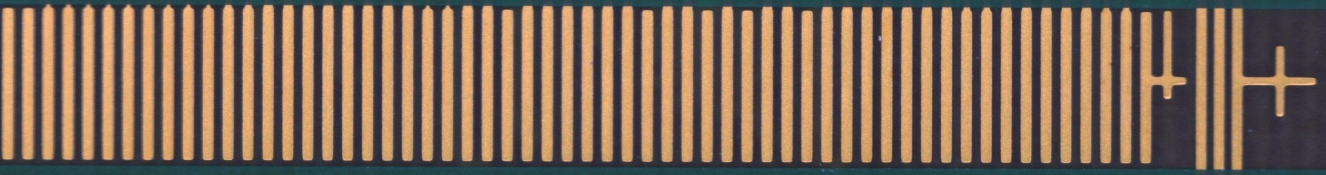
#> input picture PCB_Ins_v2/alg_repo/gold_finger/test_images/pairs/第三对/templ.jpg, 2651 x 350 px, found by its file name (shown at 1/2 size)
$ python peizhun.py   (older library calls are emulated)
#> lines starting #> are read from the running program, lines starting #| are printed output that depends on the picture
#> further down, template_img is the input picture: shape (350, 2651, 3); mean B, G, R 87.4, 105.6, 128.8
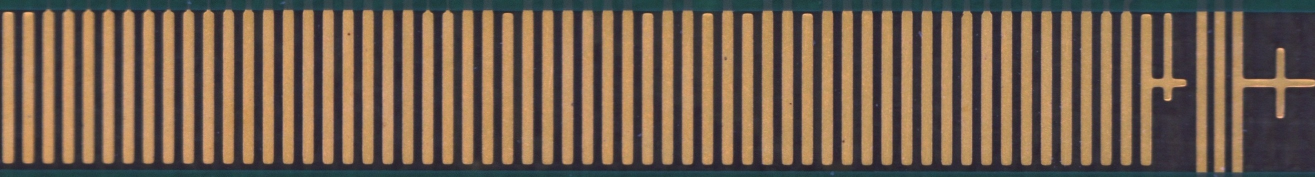
#> input picture PCB_Ins_v2/alg_repo/gold_finger/test_images/pairs/第三对/test.jpg, 2630 x 354 px, found by its file name (shown at 1/2 size)
#> further down, defect_img is the input picture: shape (354, 2630, 3); mean B, G, R 78.3, 95.7, 115.3
# -*- coding: utf-8 -*-
"""
图像配准模块 - 独立精简版
结合相位相关（Phase Correlation）与 ORB 特征匹配的混合配准算法。
"""
import os
import cv2
import numpy as np
from typing import Tuple, Optional, Dict, List

def to_gray(image: np.ndarray) -> np.ndarray:
    if image.ndim == 2:
        return image
    return cv2.cvtColor(image, cv2.COLOR_BGR2GRAY)

def _clip_bbox(
    bbox: Tuple[int, int, int, int],
    shape_hw: Tuple[int, int],
    min_size: int = 64,
) -> Tuple[int, int, int, int]:
    h, w = shape_hw
    x, y, bw, bh = bbox
    x = max(0, min(int(round(x)), max(0, w - 1)))
    y = max(0, min(int(round(y)), max(0, h - 1)))
    bw = max(int(min_size), int(round(bw)))
    bh = max(int(min_size), int(round(bh)))
    x1 = min(w, x + bw)
    y1 = min(h, y + bh)
    x = max(0, x1 - bw)
    y = max(0, y1 - bh)
    return int(x), int(y), int(x1 - x), int(y1 - y)

def _center_crop_bbox(
    shape_hw: Tuple[int, int],
    crop_ratio: float = 0.8,
    min_size: int = 128,
) -> Tuple[int, int, int, int]:
    """返回图像中心 crop_ratio 区域的 bbox"""
    h, w = shape_hw
    crop_ratio = float(max(0.1, min(1.0, crop_ratio)))
    bw = max(int(round(w * crop_ratio)), min_size)
    bh = max(int(round(h * crop_ratio)), min_size)
    x = max(0, (w - bw) // 2)
    y = max(0, (h - bh) // 2)
    return _clip_bbox((x, y, bw, bh), shape_hw, min_size=min_size)

def _warp_affine(image: np.ndarray, mat_aff: np.ndarray, shape_hw: Tuple[int, int]) -> np.ndarray:
    h, w = shape_hw
    # INTER_CUBIC 比 INTER_LINEAR 保留更多高频细节，
    # 亚像素平移重采样后缺陷不至于被明显软化
    return cv2.warpAffine(
        image,
        mat_aff,
        (w, h),
        flags=cv2.INTER_CUBIC,
        borderMode=cv2.BORDER_CONSTANT,
        borderValue=0,
    )

def _apply_bbox_mask(image: np.ndarray, bbox: Optional[Tuple[int, int, int, int]]) -> np.ndarray:
    if bbox is None:
        return image
    out = np.zeros_like(image)
    x, y, bw, bh = [int(round(v)) for v in bbox]
    x0, y0 = max(0, x), max(0, y)
    x1, y1 = min(image.shape[1], x + bw), min(image.shape[0], y + bh)
    if x1 > x0 and y1 > y0:
        out[y0:y1, x0:x1] = image[y0:y1, x0:x1]
    return out

def _decompose_affine_2x3(matrix: np.ndarray) -> Tuple[Tuple[float, float], float, float]:
    a = float(matrix[0, 0])
    c = float(matrix[1, 0])
    tx = float(matrix[0, 2])
    ty = float(matrix[1, 2])
    scale = float(np.sqrt(max(1e-12, a * a + c * c)))
    rotation = float(np.degrees(np.arctan2(c, a)))
    return (tx, ty), rotation, scale

def _shift_within_limit(shift_xy: Tuple[float, float], shape_hw: Tuple[int, int], max_shift_ratio: float) -> bool:
    h, w = shape_hw
    dx, dy = float(shift_xy[0]), float(shift_xy[1])
    return abs(dx) <= float(w) * float(max_shift_ratio) and abs(dy) <= float(h) * float(max_shift_ratio)

def _phase_translate_center(
    moving_gray_f32: np.ndarray,
    template_gray_f32: np.ndarray,
    center_crop_ratio: float = 0.8,
    min_crop_size: int = 128,
) -> Tuple[Tuple[float, float], float, Tuple[int, int, int, int]]:
    """在中心区域进行相位相关计算"""
    h, w = template_gray_f32.shape[:2]
    crop_bbox = _center_crop_bbox((h, w), crop_ratio=center_crop_ratio, min_size=min_crop_size)
    x, y, bw, bh = crop_bbox
    moving_crop = moving_gray_f32[y:y + bh, x:x + bw]
    template_crop = template_gray_f32[y:y + bh, x:x + bw]

    # 汉宁窗抑制 FFT 周期化带来的边界伪峰：不加窗时裁剪边界的强边缘
    # 会污染相关峰，平移量和 response 在临界情况下不稳定
    hann = cv2.createHanningWindow((bw, bh), cv2.CV_32F)
    shift, response = cv2.phaseCorrelate(moving_crop, template_crop, hann)
    return (float(shift[0]), float(shift[1])), float(response), crop_bbox

def _warp_residual_error(
    moving_gray: np.ndarray,
    template_gray: np.ndarray,
    mat_aff: np.ndarray,
    weight: Optional[np.ndarray] = None,
) -> float:
    """用给定仿射 warp 后的（可加权）平均绝对灰度残差，作为候选变换的
    实测配准质量。warp 引入的边界外区域不计入统计。

    weight: 独特性权重图。周期性图案（金手指条纹）错开整数个周期后
    平均残差几乎不变，必须用独特结构（基准标记、板边异形处）加权，
    否则无法区分真对齐与"锁错周期的假对齐"。"""
    h, w = template_gray.shape[:2]
    warped = cv2.warpAffine(moving_gray, mat_aff, (w, h),
                            flags=cv2.INTER_LINEAR, borderValue=0)
    cover = cv2.warpAffine(np.full((moving_gray.shape[0], moving_gray.shape[1]), 255, np.uint8),
                           mat_aff, (w, h), flags=cv2.INTER_NEAREST, borderValue=0)
    m = cover > 0
    if int(m.sum()) < 100:
        return float("inf")
    diff = np.abs(warped.astype(np.float32) - template_gray.astype(np.float32))
    if weight is not None:
        wsum = float(weight[m].sum())
        if wsum > 1e-3:
            return float((diff[m] * weight[m]).sum() / wsum)
    return float(diff[m].mean())


def _horizontal_period(gray: np.ndarray) -> Optional[float]:
    """估计图像的主水平周期（金手指条纹间距）。无显著周期返回 None。"""
    g = gray.astype(np.float32)
    prof = g.mean(axis=0)
    prof -= prof.mean()
    spec = np.abs(np.fft.rfft(prof))
    if spec.size <= 4:
        return None
    spec[:3] = 0.0  # 排除直流与超低频（整体明暗渐变）
    k = int(np.argmax(spec))
    if k < 3:
        return None
    period = g.shape[1] / float(k)
    if not (4.0 <= period <= g.shape[1] / 4.0):
        return None
    if spec[k] < 5.0 * (spec.mean() + 1e-6):  # 峰不显著 = 无强周期
        return None
    return period


def _uniqueness_weight(gray: np.ndarray, period: float) -> np.ndarray:
    """独特性权重图：与"自身平移一个周期"的差异。周期性条纹区域差异
    趋零（权重小），基准标记、板边异形处差异大（权重大）。"""
    g = gray.astype(np.float32)
    p = max(1, int(round(period)))
    right = np.abs(g - np.roll(g, p, axis=1))
    left = np.abs(g - np.roll(g, -p, axis=1))
    u = np.minimum(right, left)  # 任一方向能周期自重合就视为周期区
    u[:, :p] = 0.0   # roll 环绕的边界列不可信
    u[:, -p:] = 0.0
    return cv2.GaussianBlur(u, (0, 0), 3)


def _distinctive_shift_candidate(
    moving_gray: np.ndarray,
    template_gray: np.ndarray,
    weight: np.ndarray,
) -> Tuple[Optional[np.ndarray], float]:
    """锚点平移候选：裁出模板中独特性最强的窗口（基准标记所在处），
    在待测图全图内模板匹配。周期性主体不参与，锚点唯一 => 平移无歧义。

    独特性峰值必须显著高于全图均值（实测真锚点约 3x，纯周期图案的
    噪声峰仅 1.3~1.4x）才启用；否则返回 None，调用方也不应使用
    独特性加权——纯周期图案里权重图只是噪声，会把择优带偏。"""
    h, w = template_gray.shape[:2]
    win_w = min(w, max(64, w // 6))
    win_h = min(h, max(48, int(h * 0.8)))
    density = cv2.boxFilter(weight, ddepth=-1, ksize=(win_w, win_h),
                            normalize=True, borderType=cv2.BORDER_CONSTANT)
    _, dmax, _, dloc = cv2.minMaxLoc(density)
    if dmax < 2.0 * float(weight.mean()) or dmax <= 1e-3:
        return None, 0.0
    cx, cy = dloc
    x0 = int(np.clip(cx - win_w // 2, 0, w - win_w))
    y0 = int(np.clip(cy - win_h // 2, 0, h - win_h))
    patch = template_gray[y0:y0 + win_h, x0:x0 + win_w]
    res = cv2.matchTemplate(moving_gray, patch, cv2.TM_CCOEFF_NORMED)
    _, peak, _, loc = cv2.minMaxLoc(res)
    # 模板中 (x0,y0) 的内容位于待测图 loc 处 => 待测图需平移 (x0-loc.x, y0-loc.y)
    aff = np.array([[1.0, 0.0, x0 - loc[0]], [0.0, 1.0, y0 - loc[1]]], dtype=np.float32)
    return aff, float(peak)


def _ncc_translation_candidate(
    moving_gray: np.ndarray,
    template_gray: np.ndarray,
) -> Tuple[Optional[np.ndarray], float]:
    """中央大块归一化互相关平移搜索。

    周期性图案（金手指条纹）上相位相关常锁到伪峰、ORB 常错配特征；
    空间域 NCC 用接近整幅的大模板搜索，包络（板边、基准标记）能压制
    周期歧义，对"基本已对齐、只差小平移"的图给出可靠的候选。
    搜索半径为图像尺寸的 1/8。"""
    h, w = template_gray.shape[:2]
    mx, my = max(16, w // 8), max(16, h // 8)
    if w - 2 * mx < 32 or h - 2 * my < 16:
        return None, 0.0
    tpl = moving_gray[my:h - my, mx:w - mx]
    res = cv2.matchTemplate(template_gray, tpl, cv2.TM_CCOEFF_NORMED)
    _, peak, _, loc = cv2.minMaxLoc(res)
    aff = np.array([[1.0, 0.0, loc[0] - mx], [0.0, 1.0, loc[1] - my]], dtype=np.float32)
    return aff, float(peak)


def _orb_affine_fallback(
    moving_gray: np.ndarray,
    template_gray: np.ndarray,
    max_features: int,
    ratio_test: float,
    min_matches: int,
    ransac_thresh: float,
    roi_bbox: Optional[Tuple[int, int, int, int]] = None,
) -> Tuple[bool, np.ndarray, Dict[str, object]]:
    """ORB 特征匹配配准（备用方案）"""
    moving_orb_gray = _apply_bbox_mask(moving_gray, roi_bbox)
    template_orb_gray = _apply_bbox_mask(template_gray, roi_bbox)

    orb = cv2.ORB_create(nfeatures=max_features)
    kp_t, des_t = orb.detectAndCompute(template_orb_gray, None)
    kp_m, des_m = orb.detectAndCompute(moving_orb_gray, None)

    if des_t is None or des_m is None or len(kp_t) == 0 or len(kp_m) == 0:
        return False, np.eye(2, 3, dtype=np.float32), {"message": "ORB features missing"}

    matcher = cv2.BFMatcher(cv2.NORM_HAMMING, crossCheck=False)
    knn = matcher.knnMatch(des_m, des_t, k=2)
    good = [m0 for m0, m1 in knn if m0.distance < ratio_test * m1.distance]

    if len(good) < min_matches:
        return False, np.eye(2, 3, dtype=np.float32), {
            "message": "Not enough ORB matches",
            "good_matches": len(good),
        }

    src = np.float32([kp_m[g.queryIdx].pt for g in good]).reshape(-1, 1, 2)
    dst = np.float32([kp_t[g.trainIdx].pt for g in good]).reshape(-1, 1, 2)

    aff, inlier = cv2.estimateAffinePartial2D(
        src, dst, method=cv2.RANSAC, ransacReprojThreshold=ransac_thresh, maxIters=200, confidence=0.90
    )
    if aff is None:
        return False, np.eye(2, 3, dtype=np.float32), {
            "message": "Affine RANSAC failed",
            "good_matches": len(good),
        }

    inliers = int(inlier.sum()) if inlier is not None else 0
    return True, aff.astype(np.float32), {
        "message": "ORB affine success",
        "good_matches": len(good),
        "inliers": inliers,
        "inlier_ratio": float(inliers / max(len(good), 1)),
    }

def align_image(
    moving: np.ndarray,
    template: np.ndarray,
    enable_fast_mode: bool = True,
    phase_only: bool = False,
    max_features: int = 800,
    ratio_test: float = 0.75,
    min_matches: int = 8,
    ransac_thresh: float = 3.0,
    orb_max_rotation_deg: float = 15.0,
    orb_min_scale: float = 0.85,
    orb_max_scale: float = 1.15,
    orb_max_shift_ratio: float = 0.25,
    center_crop_ratio: float = 0.8,
    fast_scale: float = 0.5,
) -> Tuple[bool, np.ndarray, Dict[str, object]]:
    """
    通用快配准主流程
    """
    template_gray = to_gray(template)
    h, w = template_gray.shape[:2]

    # 尺寸对齐：估计与最终 warp 必须在同一坐标系。
    # 旧实现只把灰度图 resize 到模板尺寸去估计平移，最后却对"原始尺寸"的
    # 彩色图做 warp，两图分辨率不同时平移量整体错位——模板图与待测图
    # 互换后，被 resize 的一方跟着互换，就会出现"一个方向能对齐、
    # 反过来对不齐"的现象。这里直接把彩色图先统一到模板尺寸。
    if moving.shape[:2] != template.shape[:2]:
        interp = cv2.INTER_AREA if (moving.shape[0] > h or moving.shape[1] > w) else cv2.INTER_CUBIC
        moving = cv2.resize(moving, (w, h), interpolation=interp)
    moving_gray = to_gray(moving)

    # 快速模式降采样处理
    if enable_fast_mode:
        scale = float(max(0.1, min(1.0, fast_scale)))
        new_w, new_h = max(64, int(round(w * scale))), max(64, int(round(h * scale)))
        moving_gray_small = cv2.resize(moving_gray, (new_w, new_h), interpolation=cv2.INTER_AREA)
        template_gray_small = cv2.resize(template_gray, (new_w, new_h), interpolation=cv2.INTER_AREA)
        orb_roi_bbox_small = _center_crop_bbox((new_h, new_w), crop_ratio=center_crop_ratio, min_size=64)
    else:
        scale = 1.0
        moving_gray_small = moving_gray
        template_gray_small = template_gray
        orb_roi_bbox_small = _center_crop_bbox((h, w), crop_ratio=center_crop_ratio, min_size=128)

    # 阶段一：整板中心区域 phase correlation (相位相关)
    shift_small, response, phase_bbox_small = _phase_translate_center(
        moving_gray_small.astype(np.float32),
        template_gray_small.astype(np.float32),
        center_crop_ratio=center_crop_ratio,
        min_crop_size=64 if enable_fast_mode else 128,
    )
#> in _phase_translate_center, `moving_crop = moving_gray_f32[y:y + bh, x:x + bw]`:
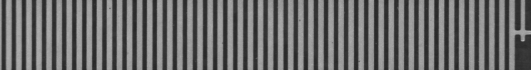
#> moving_crop: shape (140, 1061) float32 (shown at 1/2 size); min 37, max 206, mean 108.9
#> in _phase_translate_center, `template_crop = template_gray_f32[y:y + bh, x:x + bw]`:
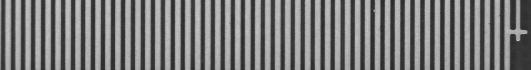
#> template_crop: shape (140, 1061) float32 (shown at 1/2 size); min 40, max 223, mean 120.5
#> in _phase_translate_center, `shift, response = cv2.phaseCorrelate(moving_crop, template_crop, hann)`: shift = (80.06, 11.3); response = 0.00346
#> shift_small = (80.06, 11.3); response = 0.00346; phase_bbox_small = (132, 17, 1061, 140)

    shift = (shift_small[0] / scale, shift_small[1] / scale)
#> shift = (160.1, 22.59)
    phase_aff = np.array([[1.0, 0.0, shift[0]], [0.0, 1.0, shift[1]]], dtype=np.float32)
#> phase_aff = [[1, 0, 160.1], [0, 1, 22.59]]

    phase_crop_w, phase_crop_h = float(phase_bbox_small[2]) / scale, float(phase_bbox_small[3]) / scale
#> phase_crop_w = 2122; phase_crop_h = 280
    phase_response_ok = float(response) >= 0.2
#> phase_response_ok = False
    phase_shift_ok = (abs(float(shift[0])) <= phase_crop_w * 0.25 and abs(float(shift[1])) <= phase_crop_h * 0.25)
#> phase_shift_ok = True
    phase_ok = phase_response_ok and phase_shift_ok
#> phase_ok = False

    phase_meta = {
        "method": "phase",
        "score": float(response),
        "affine": phase_aff.tolist(),
        "phase_fallback_reason": "ok" if phase_ok else ("low_response" if not phase_response_ok else "shift_too_large")
    }
#> phase_meta = {'method': 'phase', 'score': 0.00346, 'affine': [[1, 0, 160.1], [0, 1, 22.59]], 'phase_fallback_reason': 'low_response'}

    if phase_ok:
        return True, _warp_affine(moving, phase_aff, (h, w)), phase_meta

    if phase_only:
        return False, _warp_affine(moving, phase_aff, (h, w)), phase_meta

    # 阶段二：ORB 特征匹配兜底
    ok_orb, aff_orb, meta_orb = _orb_affine_fallback(
        moving_gray_small, template_gray_small,
        max_features=max_features, ratio_test=ratio_test, min_matches=min_matches,
        ransac_thresh=ransac_thresh, roi_bbox=orb_roi_bbox_small
    )
#> call 2 of _apply_bbox_mask, with bbox = (132, 17, 1061, 140)
#> in _apply_bbox_mask (call 2), `out[y0:y1, x0:x1] = image[y0:y1, x0:x1]`:
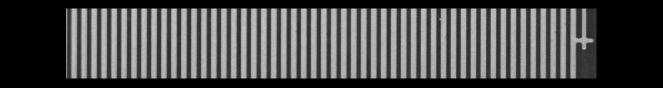
#> out: shape (175, 1326) (shown at 1/2 size); min 0, max 223, mean 77.1
#> in _orb_affine_fallback, `kp_t, des_t = orb.detectAndCompute(template_orb_gray, None)`: kp_t = 79 keypoints; strongest (x, y, size): (1169, 97, 37.2), (1157, 87, 77.1), (1170, 97, 31), (1165, 97, 31)
#> in _orb_affine_fallback, `kp_m, des_m = orb.detectAndCompute(moving_orb_gray, None)`: kp_m = 99 keypoints; strongest (x, y, size): (1192, 79, 31), (1192, 84, 31), (1188, 81, 64.3), (1189, 83, 53.6)
#> in _orb_affine_fallback, `knn = matcher.knnMatch(des_m, des_t, k=2)`: knn = 99 matches
#> in _orb_affine_fallback, `good = [m0 for m0, m1 in knn if m0.distance < ratio_test * m1.distance]`: good = 36 matches
#> in _orb_affine_fallback, `src = np.float32([kp_m[g.queryIdx].pt for g in good]).reshape(-1, 1, 2)`: src = 36 rows, first 8: [985, 34], [1172, 74], [1162, 76], [1172, 76], [1164, 77], [1184, 86], [1172, 87], [1172, 89]
#> in _orb_affine_fallback, `dst = np.float32([kp_t[g.trainIdx].pt for g in good]).reshape(-1, 1, 2)`: dst = 36 rows, first 8: [256, 38], [1163, 73], [1153, 75], [1162, 75], [1153, 75], [1174.8, 85.2], [1162, 86], [1162, 86]
#> in _orb_affine_fallback, `aff, inlier = cv2.estimateAffinePartial2D( src, dst, method=cv2.RANSAC..`: aff = [[1.08, -0.0113, -102.9], [0.0113, 1.08, -20.73]]; inlier = 36 values, max 1 at index 1, min 0 at index 0, mean 0.639
#> in _orb_affine_fallback, `inliers = int(inlier.sum()) if inlier is not None else 0`: inliers = 23
#> ok_orb = True; aff_orb = [[1.08, -0.0113, -102.9], [0.0113, 1.08, -20.73]]; meta_orb = {'message': 'ORB affine success', 'good_matches': 36, 'inliers': 23, 'inlier_ratio': 0.639}

    if enable_fast_mode and aff_orb is not None:
        aff_orb = aff_orb.copy()
        aff_orb[0, 2] /= scale
        aff_orb[1, 2] /= scale

    orb_offset, orb_rotation, orb_scale = _decompose_affine_2x3(aff_orb)
#> in _decompose_affine_2x3, `a = float(matrix[0, 0])`: a = 1.08
#> in _decompose_affine_2x3, `c = float(matrix[1, 0])`: c = 0.0113
#> in _decompose_affine_2x3, `tx = float(matrix[0, 2])`: tx = -205.8
#> in _decompose_affine_2x3, `ty = float(matrix[1, 2])`: ty = -41.46
#> in _decompose_affine_2x3, `scale = float(np.sqrt(max(1e-12, a * a + c * c)))`: scale = 1.08
#> in _decompose_affine_2x3, `rotation = float(np.degrees(np.arctan2(c, a)))`: rotation = 0.597
#> orb_offset = (-205.8, -41.46); orb_rotation = 0.597; orb_scale = 1.08

    orb_ok = (
        bool(ok_orb)
        and int(meta_orb.get("inliers", 0)) >= max(3, min_matches // 2)
        and float(meta_orb.get("inlier_ratio", 0.0)) >= 0.10
        and abs(float(orb_rotation)) <= float(orb_max_rotation_deg)
        and (float(orb_min_scale) <= float(orb_scale) <= float(orb_max_scale))
        and _shift_within_limit(orb_offset, (h, w), orb_max_shift_ratio)
    )
#> in _shift_within_limit, `dx, dy = float(shift_xy[0]), float(shift_xy[1])`: dx = -205.8; dy = -41.46
#> orb_ok = True

    meta_orb["method"] = "orb_affine"
    meta_orb["score"] = meta_orb.get("inlier_ratio", 0.0)
    meta_orb["phase_fallback_reason"] = phase_meta["phase_fallback_reason"]
    meta_orb["affine"] = aff_orb.tolist()

    # 阶段三：候选择优。周期性图案上相位相关会锁到伪峰，ORB 即使内点
    # 达标也可能整体错配（把特征匹到错开一个周期/错误基准上），得到
    # "看似自洽实则全错"的仿射。因此不盲目信任任何单一方法：
    #   候选 = 恒等 / 相位平移 / ORB仿射 / NCC平移 / 锚点平移，
    #   逐一在降采样灰度图上实测配准残差，残差最小者生效。
    # 残差用"独特性权重"加权：条纹错开整数个周期后平均残差几乎不变，
    # 只有基准标记等独特结构能区分真对齐与假对齐。
    ncc_aff, ncc_peak = _ncc_translation_candidate(moving_gray_small, template_gray_small)
#> in _ncc_translation_candidate, `tpl = moving_gray[my:h - my, mx:w - mx]`:
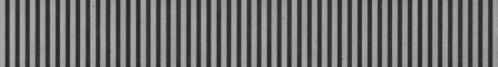
#> tpl: shape (133, 996) (shown at 1/2 size); min 37, max 179, mean 110.4
#> in _ncc_translation_candidate, `res = cv2.matchTemplate(template_gray, tpl, cv2.TM_CCOEFF_NORMED)`:
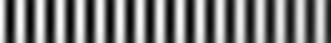
#> res: shape (43, 331) float32; min -0.694, max 0.708, mean 0.00153; drawn with min black and max white
#> in _ncc_translation_candidate, `_, peak, _, loc = cv2.minMaxLoc(res)`: peak = 0.708; loc = (0, 11)
#> in _ncc_translation_candidate, `aff = np.array([[1.0, 0.0, loc[0] - mx], [0.0, 1.0, loc[1] - my]], dty..`: aff = [[1, 0, -165], [0, 1, -10]]
#> ncc_aff = [[1, 0, -165], [0, 1, -10]]; ncc_peak = 0.708

    period = _horizontal_period(template_gray_small)
#> in _horizontal_period, `prof = g.mean(axis=0)`: prof = 1326 values, max 173.3 at index 107, min 45.96 at index 875, mean 110.5
#> in _horizontal_period, `prof -= prof.mean()`: prof = 1326 values, max 62.86 at index 107, min -64.5 at index 875, mean -2.39e-06
#> in _horizontal_period, `spec = np.abs(np.fft.rfft(prof))`: spec = 664 values, max 31126.9 at index 66, min 0.0033 at index 0, mean 455.5
#> in _horizontal_period, `k = int(np.argmax(spec))`: k = 66
#> in _horizontal_period, `period = g.shape[1] / float(k)`: period = 20.09
#> period = 20.09
    weight = None
    distinct_aff, distinct_peak = None, 0.0
    if period is not None:
        u = _uniqueness_weight(template_gray_small, period)
#> in _uniqueness_weight, `p = max(1, int(round(period)))`: p = 20
#> in _uniqueness_weight, `right = np.abs(g - np.roll(g, p, axis=1))`:
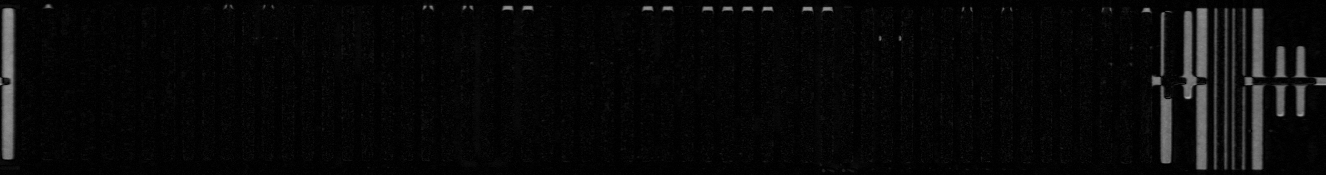
#> right: shape (175, 1326) float32; min 0, max 173, mean 8.8
#> (the rest of the program and of its run is left out)
